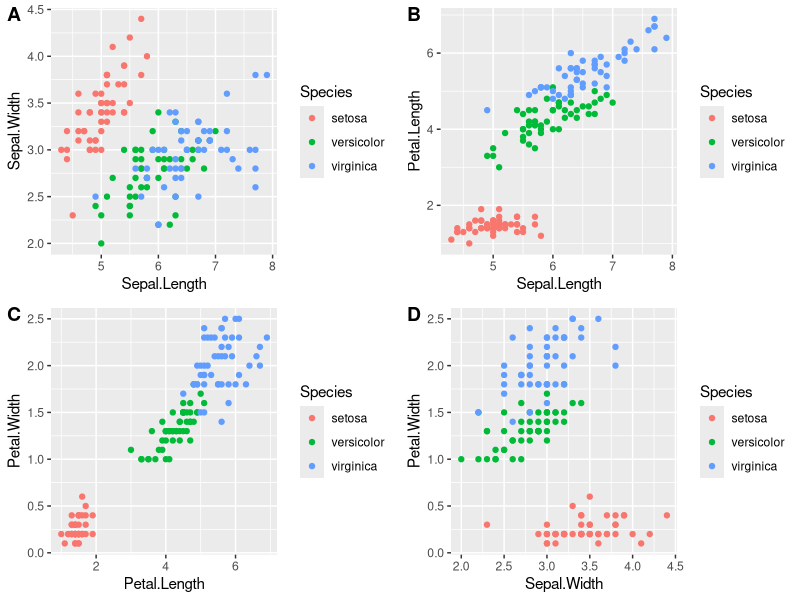
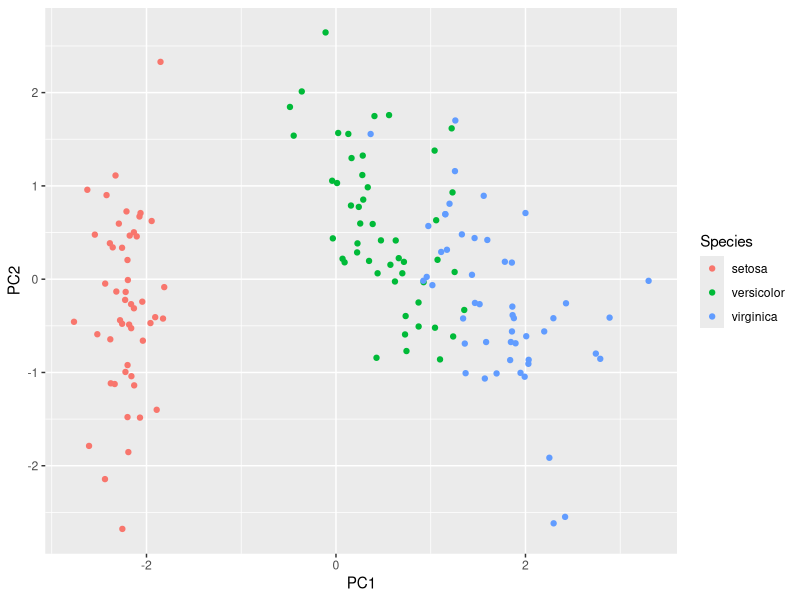
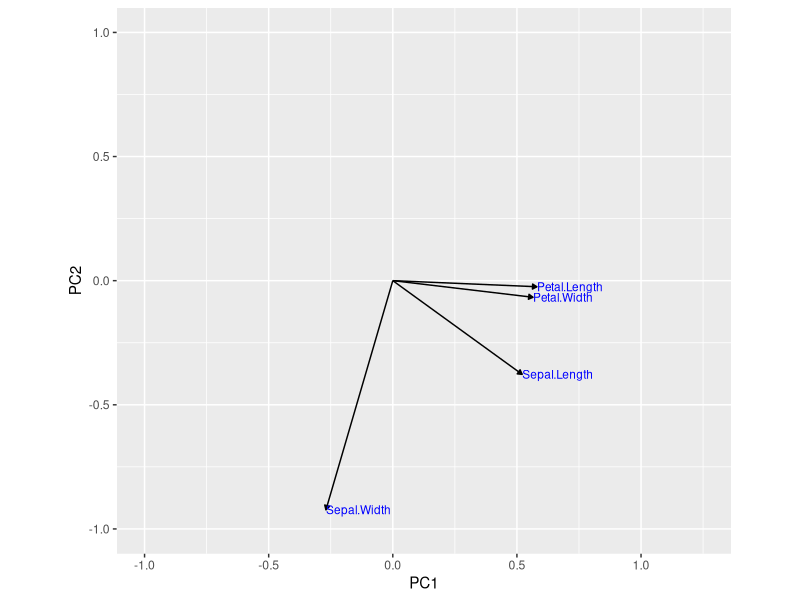

Write R code to recreate these figures, in order.
## ---- chunk 1
knitr::opts_chunk$set(
  fig.path = "images/PCA_files/"
)
## ---- chunk 2
library(ggplot2)
library(cowplot) # required to arrange multiple plots in a grid
library(dplyr)
## ---- chunk 3
head(iris)
## ---- chunk 4
p1 <- ggplot(iris, aes(x=Sepal.Length, y=Sepal.Width, color=Species)) + geom_point()
p2 <- ggplot(iris, aes(x=Sepal.Length, y=Petal.Length, color=Species)) + geom_point()
p3 <- ggplot(iris, aes(x=Petal.Length, y=Petal.Width, color=Species)) + geom_point()
p4 <- ggplot(iris, aes(x=Sepal.Width, y=Petal.Width, color=Species)) + geom_point()
plot_grid(p1, p2, p3, p4, labels = "AUTO")
## ---- chunk 5
iris.pca <- prcomp(iris[,1:4], center = TRUE, scale. = TRUE)
summary(iris.pca)
## ---- chunk 6
head(iris.pca$x)
## ---- chunk 7
pca_data <- data.frame(iris.pca$x, Species=iris$Species)
head(pca_data)
## ---- chunk 8
ggplot(pca_data, aes(x=PC1, y=PC2, color=Species)) + geom_point()
## ---- chunk 9
iris.pca$rotation
## ---- chunk 10
# capture the rotation matrix in a data frame
rotation_data <- data.frame(iris.pca$rotation, variable=row.names(iris.pca$rotation))
# define a pleasing arrow style
arrow_style <- arrow(length = unit(0.05, "inches"),
                     type = "closed")
# now plot, using geom_segment() for arrows and geom_text for labels
ggplot(rotation_data) + 
  geom_segment(aes(xend=PC1, yend=PC2), x=0, y=0, arrow=arrow_style) + 
  geom_text(aes(x=PC1, y=PC2, label=variable), hjust=0, size=3, color='blue') + 
  xlim(-1.,1.25) + 
  ylim(-1.,1.) +
  coord_fixed() # fix aspect ratio to 1:1
